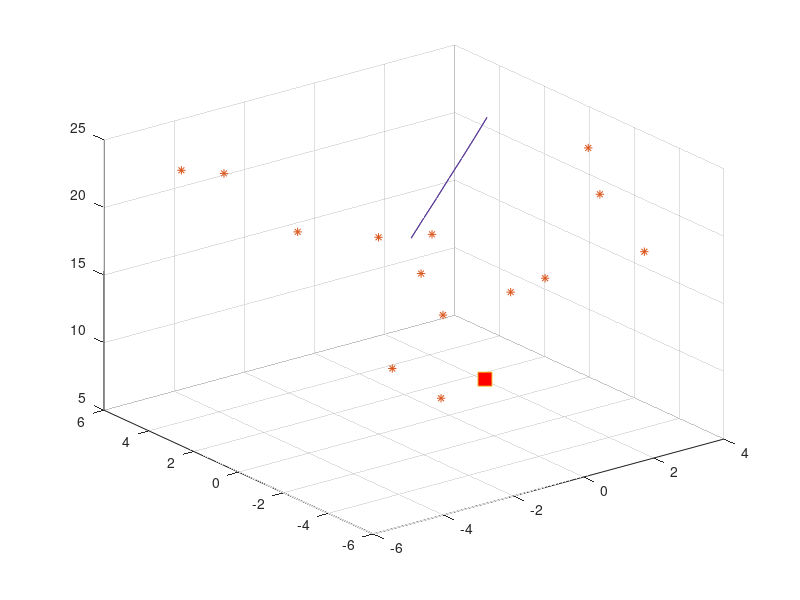

The MATLAB source for this figure: (Note: this script raises an error after producing the figure.)
function[] = Assignment()
clc;
clear;
x1 = -3:3;
x2 = -3:3;
y = 20+exp(1)-20.*exp(-0.2.*((0.5.*(x1.^x1+x2.^x2)).^0.5)-exp(0.5.*(cos(2.*pi.*x1))+cos(2.*pi.*x2)));
plot3(x1,x2,y);
grid on;
hold on
%---------------------Parameters-----------------
Lb = -5;
Ub = 5;
n = 15;
w = 1; c1 = 2; c2 = 2;
iterations = 30;

%--------------------Initialization------------------
[x1] = init_Particles1(n,Lb,Ub);% Generate initial Partcles
[x2] = init_Particles2(n,Lb,Ub);
[v] = init_Velocities(n);% Generate initial Velocities

y = 20+exp(1)-20.*exp(-0.2.*((0.5.*(x1.^x1+x2.^x2)).^0.5)-exp(0.5.*(cos(2.*pi.*x1))+cos(2.*pi.*x2)));

plot3(x1,x2,y,'*');
hold on;

%--------------Init fitness and init pBest, gBest Partcles
fitnessVal = y;
pBest1 = x1;
pBest2 = x2;
pBest_fitness = fitnessVal;

[gBest_val idGbest] = min(fitnessVal);
gBest1 = x1(idGbest);
gBest2 = x2(idGbest);

plot3(gBest1,gBest2,gBest_val,'-s','MarkerSize',10,'MarkerFaceColor','r');
hold on;


%-----------Start iterations---------------

for i = 1:iterations%stooping criteria
x1 = -3:3;
x2 = -3:3;
y = 20+exp(1)-20.*exp(-0.2.*((0.5.*(x1.^x1+x2.^x2)).^0.5)-exp(0.5.*(cos(2.*pi.*x1))+cos(2.*pi.*x2)));
plot3(x1,x2,y);
grid on;
hold on;
    for j = 1:n % for each particle
        v1(j) = w*v(j) +  c1*rand()*(pBest1(j)-x1(j))+c2*rand()*(gBest1-x1(j));
        v2(j) = w*v(j) +  c1*rand()*(pBest2(j)-x2(j))+c2*rand()*(gBest2-x2(j));
        x1(j) = x1(j) + v1(j);
        x2(j) = x2(j) + v2(j);
        
        if  x1(j) < Lb
             x1(j) = Lb;
        elseif  x1(j)> Ub
             x1(j) = Ub;
        end
        
        if  x2(j) < Lb
             x2(j) = Lb;
        elseif  x2(j)> Ub
             x2(j) = Ub;
        end
                
        fitness(j) = 20+exp(1)-20*exp(-0.2*(0.5*(x1(j).^x1(j)+x2(j).^x2(j)).^0.5)-exp(0.5*(cos(2*pi*x1(j)))+cos(2*pi*x2(j))));
        y(j) = 20+exp(1)-20*exp(-0.2*(0.5*(x1(j).^x1(j)+x2(j).^x2(j)).^0.5)-exp(0.5*(cos(2*pi*x1(j)))+cos(2*pi*x2(j))));
         
        if(fitness(j)< pBest_fitness(j))
            pBest_fitness(j) = fitness(j);
            pBest1(j) = x1(j); 
            pBest2(j) = x2(j); 
        end
        
        if(fitness(j)< gBest_val)
            gBest_val = fitness(j);
            gBest1 = x1(j);
            gBest2 = x2(j);
        end
    end
  plot3(gBest1,gBest2,gBest_val,'-s','MarkerSize',10,'MarkerFaceColor','r')
  plot3(x1,x2,y,'o','MarkerSize',6,'MarkerFaceColor','b')
  drawnow;
  hold off
end

gBest1
gBest2
gBest_val
%---------------Sub functions---------------

function [x1] = init_Particles1(n,Lb,Ub)
 x1 = Lb +(Ub-Lb).*rand(1,n);

 function [x2] = init_Particles2(n,Lb,Ub)
 x2 = Lb +(Ub-Lb).*rand(1,n);
 
function [v] = init_Velocities(n)
     v(1,n) = 0;
